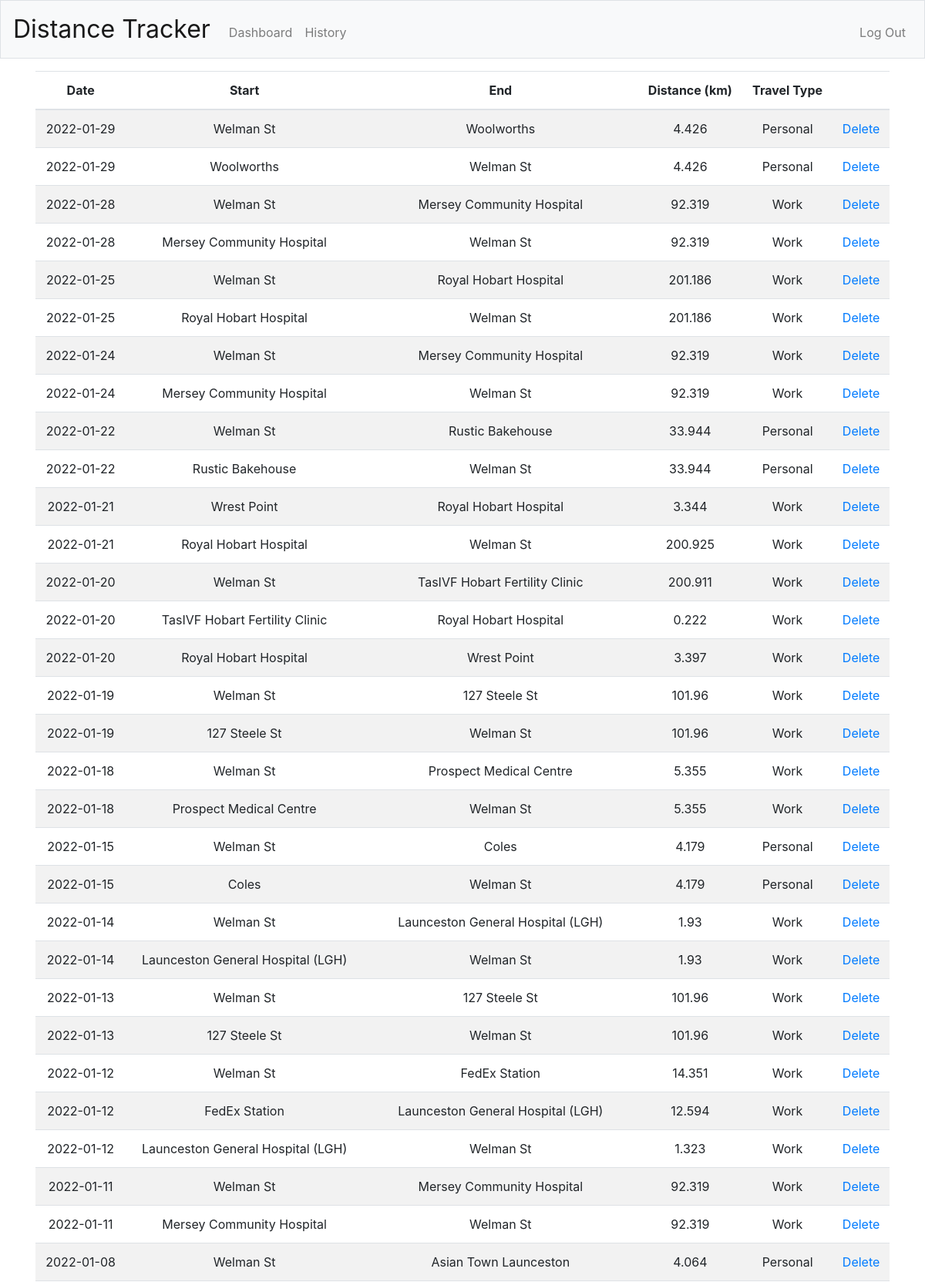
Screenshot of /history (signed in, upper part) with the database file from the repository.
### tables this page shows
CREATE TABLE records (
id INTEGER,
user_id INTEGER,
date TEXT,
origin_name TEXT,
origin_place_id TEXT,
destination_name TEXT,
destination_place_id,
distance NUMERIC,
duration TEXT,
travel_type TEXT,
FOREIGN KEY(user_id) REFERENCES users(id)
);

### app.py (the view)
@app.route("/history", methods=["GET", "POST"])
@login_required
def history():
    """Query database for all travel records of user"""
    records = db.execute("SELECT rowid, date, origin_name, destination_name, distance, duration, travel_type FROM records WHERE user_id = ? ORDER BY date DESC", session["user_id"])
    return render_template("history.html", records=records)

### app.py (called while the page is built)
@app.after_request
def after_request(response):
    response.headers["Cache-Control"] = "no-cache, no-store, must-revalidate"
    response.headers["Expires"] = 0
    response.headers["Pragma"] = "no-cache"
    return response

### helpers.py (called while the page is built)
def login_required(f):
    @wraps(f)
    def decorated_function(*args, **kwargs):
        if session.get("user_id") is None:
            return redirect("/login")
        return f(*args, **kwargs)
    return decorated_function

### templates/history.html (shortened to what this page needs)
{% extends "layout.html" %}
{% block main %}
    <div class="section">
        <form method="POST" id="history">
            <table class="table table-striped">
                <thead>
                    <th>Date</th>
                    <th>Start</th>
                    <th>End</th>
                    <th>Distance (km)</th>
                    <th>Travel Type</th>
                    <th></th>
                </thead>
                <tbody>
                    {% for record in records %}
                        <tr>
                            <td id={{ record.rowid }}>{{ record.date }}</td>
                            <td id={{ record.rowid }}>{{ record.origin_name}} </td>
                            <td id={{ record.rowid }}>{{ record.destination_name }}</td>
                            <td id={{ record.rowid }}>{{ record.distance/1000 }}</td>
                            <td id={{ record.rowid }}>{{ record.travel_type }}</td>
                            <td><a href="{{ url_for("delete", rowid = record.rowid) }}">Delete</td>
                        </tr>
                    {% endfor %}
                </tbody>
            </table>
        </form>
    </div>
{% endblock %}

### templates/layout.html (shortened to what this page needs)
<!DOCTYPE html>
<html lang="en">
    <head>
        <link rel="stylesheet" href="https://cdn.jsdelivr.net/npm/bootstrap@4.5.3/dist/css/bootstrap.min.css">
        <link href="/static/styles.css" rel="stylesheet">
    </head>
    <body>
        <nav class="navbar navbar-expand-md navbar-light bg-light border">
            <a class="navbar-brand" href="/"><span>Distance Tracker</span></a>
            <div class="collapse navbar-collapse" id="navbar">
                {% if session.user_id %}
                    <ul class="navbar-nav mr-auto mt-2">
                        <li class="nav-item"><a class="nav-link" href="/dashboard">Dashboard</a></li>
                        <li class="nav-item"><a class="nav-link" href="/history">History</a></li>
                    </ul>
                    <ul class="navbar-nav ml-auto mt-2">
                        <li class="nav-item"><a class="nav-link" href="/logout">Log Out</a></li>
                    </ul>
                {% else %}
                    <ul class="navbar-nav ml-auto mt-2">
                        <li class="nav-item"><a class="nav-link" href="/register">Register</a></li>
                        <li class="nav-item"><a class="nav-link" href="/login">Log In</a></li>
                    </ul>
                {% endif %}
            </div>
        </nav>
        <main class="container p-3">
            {% block main %}{% endblock %}
        </main>
    </body>
</html>

### static/styles.css (style rules this page uses)
nav .navbar-brand { font-size: xx-large; }
main { overflow-x: auto; text-align: center; width: 100% !important; }
.table { width: 100% !important; }
a, a:hover { text-decoration: none !important; transition: .3s all ease; }

### rows the page displays
records: date "2022-01-29", origin_name "Welman St", destination_name "Woolworths", record.distance/1000 "4.426", travel_type "Personal"
records: date "2022-01-29", origin_name "Woolworths", destination_name "Welman St", record.distance/1000 "4.426", travel_type "Personal"
records: date "2022-01-28", origin_name "Welman St", destination_name "Mersey Community Hospital", record.distance/1000 "92.319", travel_type "Work"
records: date "2022-01-28", origin_name "Mersey Community Hospital", destination_name "Welman St", record.distance/1000 "92.319", travel_type "Work"
records: date "2022-01-25", origin_name "Welman St", destination_name "Royal Hobart Hospital", record.distance/1000 "201.186", travel_type "Work"
records: date "2022-01-25", origin_name "Royal Hobart Hospital", destination_name "Welman St", record.distance/1000 "201.186", travel_type "Work"
records: date "2022-01-24", origin_name "Welman St", destination_name "Mersey Community Hospital", record.distance/1000 "92.319", travel_type "Work"
records: date "2022-01-24", origin_name "Mersey Community Hospital", destination_name "Welman St", record.distance/1000 "92.319", travel_type "Work"
records: date "2022-01-22", origin_name "Welman St", destination_name "Rustic Bakehouse", record.distance/1000 "33.944", travel_type "Personal"
records: date "2022-01-22", origin_name "Rustic Bakehouse", destination_name "Welman St", record.distance/1000 "33.944", travel_type "Personal"
records: date "2022-01-21", origin_name "Wrest Point", destination_name "Royal Hobart Hospital", record.distance/1000 "3.344", travel_type "Work"
records: date "2022-01-21", origin_name "Royal Hobart Hospital", destination_name "Welman St", record.distance/1000 "200.925", travel_type "Work"
records: date "2022-01-20", origin_name "Welman St", destination_name "TasIVF Hobart Fertility Clinic", record.distance/1000 "200.911", travel_type "Work"
records: date "2022-01-20", origin_name "TasIVF Hobart Fertility Clinic", destination_name "Royal Hobart Hospital", record.distance/1000 "0.222", travel_type "Work"
records: date "2022-01-20", origin_name "Royal Hobart Hospital", destination_name "Wrest Point", record.distance/1000 "3.397", travel_type "Work"
records: date "2022-01-19", origin_name "Welman St", destination_name "127 Steele St", record.distance/1000 "101.96", travel_type "Work"
records: date "2022-01-19", origin_name "127 Steele St", destination_name "Welman St", record.distance/1000 "101.96", travel_type "Work"
records: date "2022-01-18", origin_name "Welman St", destination_name "Prospect Medical Centre", record.distance/1000 "5.355", travel_type "Work"
records: date "2022-01-18", origin_name "Prospect Medical Centre", destination_name "Welman St", record.distance/1000 "5.355", travel_type "Work"
records: date "2022-01-15", origin_name "Welman St", destination_name "Coles", record.distance/1000 "4.179", travel_type "Personal"
records: date "2022-01-15", origin_name "Coles", destination_name "Welman St", record.distance/1000 "4.179", travel_type "Personal"
records: date "2022-01-14", origin_name "Welman St", destination_name "Launceston General Hospital (LGH)", record.distance/1000 "1.93", travel_type "Work"
records: date "2022-01-14", origin_name "Launceston General Hospital (LGH)", destination_name "Welman St", record.distance/1000 "1.93", travel_type "Work"
records: date "2022-01-13", origin_name "Welman St", destination_name "127 Steele St", record.distance/1000 "101.96", travel_type "Work"
records: date "2022-01-13", origin_name "127 Steele St", destination_name "Welman St", record.distance/1000 "101.96", travel_type "Work"
records: date "2022-01-12", origin_name "Welman St", destination_name "FedEx Station", record.distance/1000 "14.351", travel_type "Work"
records: date "2022-01-12", origin_name "FedEx Station", destination_name "Launceston General Hospital (LGH)", record.distance/1000 "12.594", travel_type "Work"
records: date "2022-01-12", origin_name "Launceston General Hospital (LGH)", destination_name "Welman St", record.distance/1000 "1.323", travel_type "Work"
records: date "2022-01-11", origin_name "Welman St", destination_name "Mersey Community Hospital", record.distance/1000 "92.319", travel_type "Work"
records: date "2022-01-11", origin_name "Mersey Community Hospital", destination_name "Welman St", record.distance/1000 "92.319", travel_type "Work"
records: date "2022-01-08", origin_name "Welman St", destination_name "Asian Town Launceston", record.distance/1000 "4.064", travel_type "Personal"
